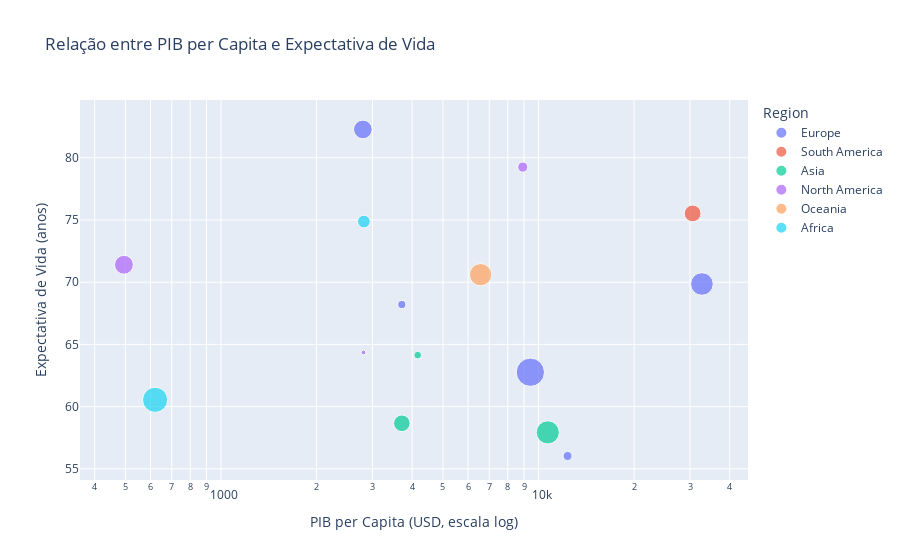
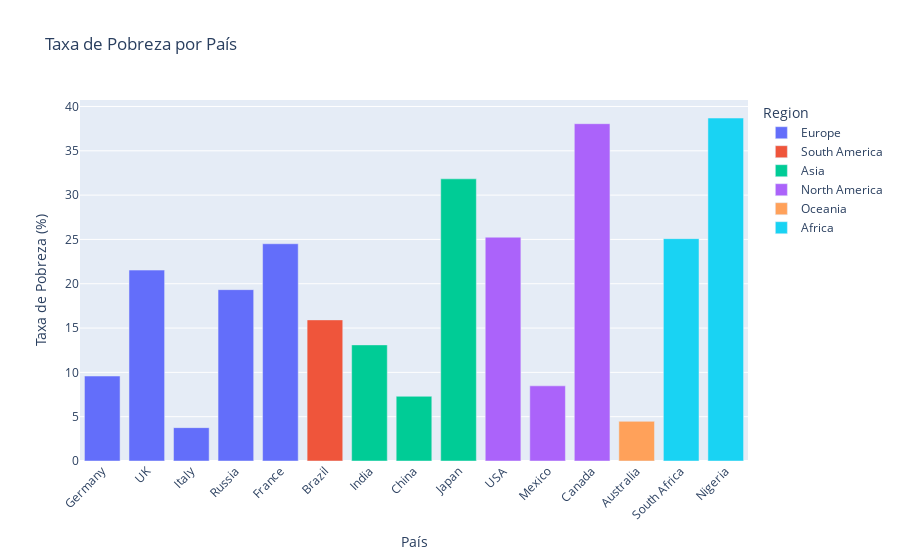
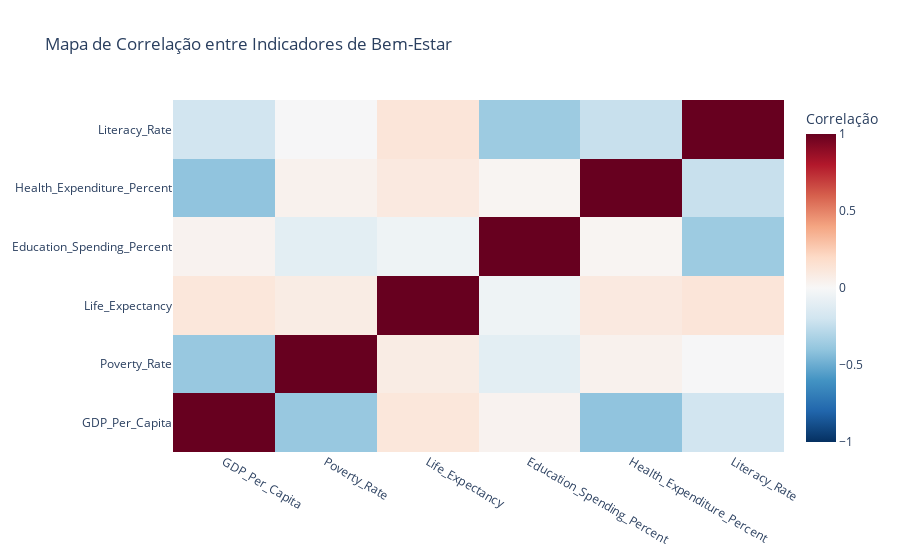
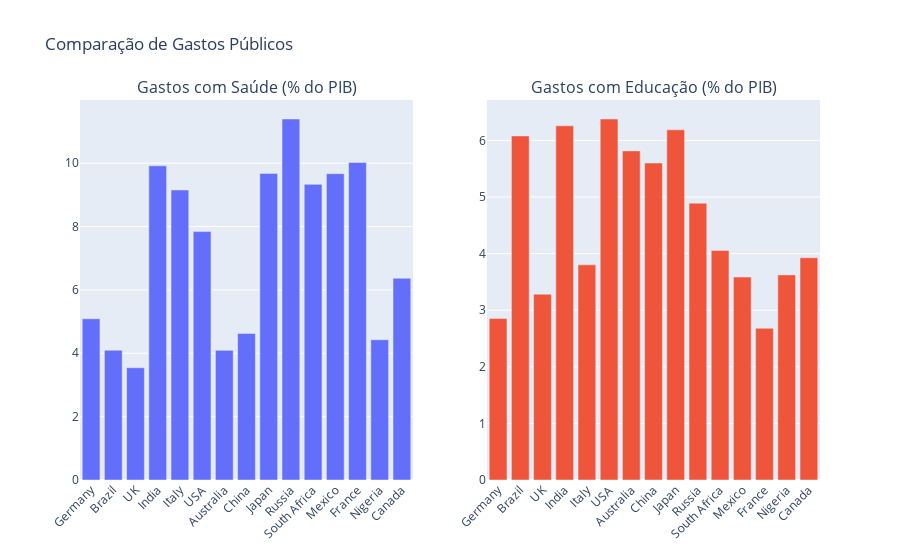

Write notebook code for charts like these, in order.
### Code cell
# 1. Gráfico de dispersão: PIB per capita vs Expectativa de Vida
fig1 = px.scatter(data, x='GDP_Per_Capita', y='Life_Expectancy',
                 size='Population', color='Region',
                 hover_name='Country', log_x=True,
                 title='Relação entre PIB per Capita e Expectativa de Vida',
                 labels={'GDP_Per_Capita': 'PIB per Capita (USD, escala log)', 
                         'Life_Expectancy': 'Expectativa de Vida (anos)'})
fig1.show()

# 2. Gráfico de barras: Taxa de pobreza por país
fig2 = px.bar(data, x='Country', y='Poverty_Rate', color='Region',
             title='Taxa de Pobreza por País',
             labels={'Poverty_Rate': 'Taxa de Pobreza (%)', 'Country': 'País'})
fig2.update_layout(xaxis_tickangle=-45)
fig2.show()

# 3. Mapa de correlações
corr_vars = ['GDP_Per_Capita', 'Poverty_Rate', 'Life_Expectancy', 
             'Education_Spending_Percent', 'Health_Expenditure_Percent', 'Literacy_Rate']
corr_matrix = data[corr_vars].corr()

fig3 = go.Figure(data=go.Heatmap(
                   z=corr_matrix,
                   x=corr_matrix.columns,
                   y=corr_matrix.columns,
                   colorscale='RdBu_r',
                   zmin=-1, zmax=1,
                   hoverongaps=False,
                   colorbar=dict(title="Correlação")))
fig3.update_layout(title='Mapa de Correlação entre Indicadores de Bem-Estar')
fig3.show()

# 4. Comparação entre gastos com saúde e educação
fig4 = make_subplots(rows=1, cols=2, 
                    subplot_titles=('Gastos com Saúde (% do PIB)', 'Gastos com Educação (% do PIB)'))

fig4.add_trace(go.Bar(x=data['Country'], y=data['Health_Expenditure_Percent'],
                     name='Saúde', marker_color=colors[0]), row=1, col=1)
fig4.add_trace(go.Bar(x=data['Country'], y=data['Education_Spending_Percent'],
                     name='Educação', marker_color=colors[1]), row=1, col=2)

fig4.update_layout(showlegend=False, title_text='Comparação de Gastos Públicos')
fig4.update_xaxes(tickangle=-45)
fig4.show()

# 5. CORREÇÃO: Gráfico de radar para comparar múltiplos indicadores por região
# Selecionar apenas colunas numéricas para o cálculo da média
numeric_cols = data.select_dtypes(include=[np.number]).columns.tolist()
region_means = data.groupby('Region')[numeric_cols].mean().reset_index()

# Normalizar os dados para o gráfico de radar
from sklearn.preprocessing import MinMaxScaler
scaler = MinMaxScaler()

radar_vars = ['Poverty_Rate', 'Life_Expectancy', 'Education_Spending_Percent', 
              'Health_Expenditure_Percent', 'Literacy_Rate']
radar_data = region_means[radar_vars]
radar_data_normalized = pd.DataFrame(scaler.fit_transform(radar_data), 
                                    columns=radar_data.columns, 
                                    index=radar_data.index)

# Inverter a pobreza para que valores mais altos sejam melhores
radar_data_normalized['Poverty_Rate'] = 1 - radar_data_normalized['Poverty_Rate']

fig5 = go.Figure()

for i, region in enumerate(region_means['Region']):
    fig5.add_trace(go.Scatterpolar(
        r=radar_data_normalized.loc[i].values,
        theta=radar_vars,
        fill='toself',
        name=region
    ))

fig5.update_layout(
    polar=dict(
        radialaxis=dict(
            visible=True,
            range=[0, 1]
        )),
    title='Comparação de Indicadores por Região (Valores Normalizados)',
    showlegend=True
)

fig5.show()

### Figure 1 — Plotly figure (JSON) as saved in the notebook; plotly's stock layout.template omitted (floating-point values rounded to 4 significant figures)
{"data": [{"hovertemplate": "<b>%{hovertext}</b><br><br>Region=Europe<br>PIB per Capita (USD, escala log)=%{x}<br>Expectativa de Vida (anos)=%{y}<br>Population=%{marker.size}<extra></extra>", "hovertext": ["Germany", "UK", "Italy", "Russia", "France"], "legendgroup": "Europe", "marker": {"color": "#636efa", "size": [867377394, 135987326, 1351148659, 110174313, 586878246], "sizemode": "area", "sizeref": 3378000.0, "symbol": "circle"}, "mode": "markers", "name": "Europe", "orientation": "v", "showlegend": true, "type": "scatter", "x": [32700.0, 12340.0, 9425.0, 3711.0, 2798.0], "xaxis": "x", "y": [69.86, 56.03, 62.76, 68.2, 82.28], "yaxis": "y"}, {"hovertemplate": "<b>%{hovertext}</b><br><br>Region=South America<br>PIB per Capita (USD, escala log)=%{x}<br>Expectativa de Vida (anos)=%{y}<br>Population=%{marker.size}<extra></extra>", "hovertext": ["Brazil"], "legendgroup": "South America", "marker": {"color": "#EF553B", "size": [477272473], "sizemode": "area", "sizeref": 3378000.0, "symbol": "circle"}, "mode": "markers", "name": "South America", "orientation": "v", "showlegend": true, "type": "scatter", "x": [30570.0], "xaxis": "x", "y": [75.53], "yaxis": "y"}, {"hovertemplate": "<b>%{hovertext}</b><br><br>Region=Asia<br>PIB per Capita (USD, escala log)=%{x}<br>Expectativa de Vida (anos)=%{y}<br>Population=%{marker.size}<extra></extra>", "hovertext": ["India", "China", "Japan"], "legendgroup": "Asia", "marker": {"color": "#00cc96", "size": [905790222, 98636744, 464390156], "sizemode": "area", "sizeref": 3378000.0, "symbol": "circle"}, "mode": "markers", "name": "Asia", "orientation": "v", "showlegend": true, "type": "scatter", "x": [10690.0, 4163.0, 3711.0], "xaxis": "x", "y": [57.93, 64.14, 58.66], "yaxis": "y"}, {"hovertemplate": "<b>%{hovertext}</b><br><br>Region=North America<br>PIB per Capita (USD, escala log)=%{x}<br>Expectativa de Vida (anos)=%{y}<br>Population=%{marker.size}<extra></extra>", "hovertext": ["USA", "Mexico", "Canada"], "legendgroup": "North America", "marker": {"color": "#ab63fa", "size": [174660954, 37810847, 599424036], "sizemode": "area", "sizeref": 3378000.0, "symbol": "circle"}, "mode": "markers", "name": "North America", "orientation": "v", "showlegend": true, "type": "scatter", "x": [8920.0, 2811.0, 494.8], "xaxis": "x", "y": [79.25, 64.35, 71.4], "yaxis": "y"}, {"hovertemplate": "<b>%{hovertext}</b><br><br>Region=Oceania<br>PIB per Capita (USD, escala log)=%{x}<br>Expectativa de Vida (anos)=%{y}<br>Population=%{marker.size}<extra></extra>", "hovertext": ["Australia"], "legendgroup": "Oceania", "marker": {"color": "#FFA15A", "size": [840735171], "sizemode": "area", "sizeref": 3378000.0, "symbol": "circle"}, "mode": "markers", "name": "Oceania", "orientation": "v", "showlegend": true, "type": "scatter", "x": [6571.0], "xaxis": "x", "y": [70.6], "yaxis": "y"}, {"hovertemplate": "<b>%{hovertext}</b><br><br>Region=Africa<br>PIB per Capita (USD, escala log)=%{x}<br>Expectativa de Vida (anos)=%{y}<br>Population=%{marker.size}<extra></extra>", "hovertext": ["South Africa", "Nigeria"], "legendgroup": "Africa", "marker": {"color": "#19d3f3", "size": [272766524, 1071701974], "sizemode": "area", "sizeref": 3378000.0, "symbol": "circle"}, "mode": "markers", "name": "Africa", "orientation": "v", "showlegend": true, "type": "scatter", "x": [2818.0, 620.2], "xaxis": "x", "y": [74.88, 60.55], "yaxis": "y"}], "layout": {"legend": {"itemsizing": "constant", "title": {"text": "Region"}, "tracegroupgap": 0}, "title": {"text": "Relação entre PIB per Capita e Expectativa de Vida"}, "xaxis": {"anchor": "y", "domain": [0, 1], "title": {"text": "PIB per Capita (USD, escala log)"}, "type": "log"}, "yaxis": {"anchor": "x", "domain": [0, 1], "title": {"text": "Expectativa de Vida (anos)"}}}}

### Figure 2 — Plotly figure (JSON) as saved in the notebook; plotly's stock layout.template omitted (floating-point values rounded to 4 significant figures)
{"data": [{"hovertemplate": "Region=Europe<br>País=%{x}<br>Taxa de Pobreza (%)=%{y}<extra></extra>", "legendgroup": "Europe", "marker": {"color": "#636efa", "pattern": {"shape": ""}}, "name": "Europe", "orientation": "v", "showlegend": true, "textposition": "auto", "type": "bar", "x": ["Germany", "UK", "Italy", "Russia", "France"], "xaxis": "x", "y": [9.588, 21.54, 3.765, 19.33, 24.51], "yaxis": "y"}, {"hovertemplate": "Region=South America<br>País=%{x}<br>Taxa de Pobreza (%)=%{y}<extra></extra>", "legendgroup": "South America", "marker": {"color": "#EF553B", "pattern": {"shape": ""}}, "name": "South America", "orientation": "v", "showlegend": true, "textposition": "auto", "type": "bar", "x": ["Brazil"], "xaxis": "x", "y": [15.92], "yaxis": "y"}, {"hovertemplate": "Region=Asia<br>País=%{x}<br>Taxa de Pobreza (%)=%{y}<extra></extra>", "legendgroup": "Asia", "marker": {"color": "#00cc96", "pattern": {"shape": ""}}, "name": "Asia", "orientation": "v", "showlegend": true, "textposition": "auto", "type": "bar", "x": ["India", "China", "Japan"], "xaxis": "x", "y": [13.1, 7.301, 31.84], "yaxis": "y"}, {"hovertemplate": "Region=North America<br>País=%{x}<br>Taxa de Pobreza (%)=%{y}<extra></extra>", "legendgroup": "North America", "marker": {"color": "#ab63fa", "pattern": {"shape": ""}}, "name": "North America", "orientation": "v", "showlegend": true, "textposition": "auto", "type": "bar", "x": ["USA", "Mexico", "Canada"], "xaxis": "x", "y": [25.25, 8.48, 38.06], "yaxis": "y"}, {"hovertemplate": "Region=Oceania<br>País=%{x}<br>Taxa de Pobreza (%)=%{y}<extra></extra>", "legendgroup": "Oceania", "marker": {"color": "#FFA15A", "pattern": {"shape": ""}}, "name": "Oceania", "orientation": "v", "showlegend": true, "textposition": "auto", "type": "bar", "x": ["Australia"], "xaxis": "x", "y": [4.472], "yaxis": "y"}, {"hovertemplate": "Region=Africa<br>País=%{x}<br>Taxa de Pobreza (%)=%{y}<extra></extra>", "legendgroup": "Africa", "marker": {"color": "#19d3f3", "pattern": {"shape": ""}}, "name": "Africa", "orientation": "v", "showlegend": true, "textposition": "auto", "type": "bar", "x": ["South Africa", "Nigeria"], "xaxis": "x", "y": [25.09, 38.69], "yaxis": "y"}], "layout": {"barmode": "relative", "legend": {"title": {"text": "Region"}, "tracegroupgap": 0}, "title": {"text": "Taxa de Pobreza por País"}, "xaxis": {"anchor": "y", "domain": [0, 1], "tickangle": -45, "title": {"text": "País"}}, "yaxis": {"anchor": "x", "domain": [0, 1], "title": {"text": "Taxa de Pobreza (%)"}}}}

### Figure 3 — Plotly figure (JSON) as saved in the notebook; plotly's stock layout.template omitted (floating-point values rounded to 4 significant figures)
{"data": [{"colorbar": {"title": {"text": "Correlação"}}, "colorscale": [[0, "rgb(5,48,97)"], [0.1, "rgb(33,102,172)"], [0.2, "rgb(67,147,195)"], [0.3, "rgb(146,197,222)"], [0.4, "rgb(209,229,240)"], [0.5, "rgb(247,247,247)"], [0.6, "rgb(253,219,199)"], [0.7, "rgb(244,165,130)"], [0.8, "rgb(214,96,77)"], [0.9, "rgb(178,24,43)"], [1, "rgb(103,0,31)"]], "hoverongaps": false, "type": "heatmap", "x": ["GDP_Per_Capita", "Poverty_Rate", "Life_Expectancy", "Education_Spending_Percent", "Health_Expenditure_Percent", "Literacy_Rate"], "y": ["GDP_Per_Capita", "Poverty_Rate", "Life_Expectancy", "Education_Spending_Percent", "Health_Expenditure_Percent", "Literacy_Rate"], "z": [[1.0, -0.3806, 0.1177, 0.03323, -0.4036, -0.1972], [-0.3806, 1.0, 0.08019, -0.1028, 0.04217, -0.007645], [0.1177, 0.08019, 1.0, -0.04524, 0.09647, 0.1263], [0.03323, -0.1028, -0.04524, 1.0, 0.01894, -0.3655], [-0.4036, 0.04217, 0.09647, 0.01894, 1.0, -0.2297], [-0.1972, -0.007645, 0.1263, -0.3655, -0.2297, 1.0]], "zmax": 1, "zmin": -1}], "layout": {"title": {"text": "Mapa de Correlação entre Indicadores de Bem-Estar"}}}

### Figure 4 — Plotly figure (JSON) as saved in the notebook; plotly's stock layout.template omitted (floating-point values rounded to 4 significant figures)
{"data": [{"marker": {"color": "#636EFA"}, "name": "Saúde", "type": "bar", "x": ["Germany", "Brazil", "UK", "India", "Italy", "USA", "Australia", "China", "Japan", "Russia", "South Africa", "Mexico", "France", "Nigeria", "Canada"], "xaxis": "x", "y": [5.09, 4.096, 3.544, 9.918, 9.155, 7.842, 4.092, 4.627, 9.678, 11.4, 9.332, 9.67, 10.02, 4.427, 6.368], "yaxis": "y"}, {"marker": {"color": "#EF553B"}, "name": "Educação", "type": "bar", "x": ["Germany", "Brazil", "UK", "India", "Italy", "USA", "Australia", "China", "Japan", "Russia", "South Africa", "Mexico", "France", "Nigeria", "Canada"], "xaxis": "x2", "y": [2.854, 6.079, 3.284, 6.258, 3.801, 6.378, 5.815, 5.601, 6.187, 4.892, 4.055, 3.585, 2.681, 3.624, 3.927], "yaxis": "y2"}], "layout": {"annotations": [{"font": {"size": 16}, "showarrow": false, "text": "Gastos com Saúde (% do PIB)", "x": 0.225, "xanchor": "center", "xref": "paper", "y": 1, "yanchor": "bottom", "yref": "paper"}, {"font": {"size": 16}, "showarrow": false, "text": "Gastos com Educação (% do PIB)", "x": 0.775, "xanchor": "center", "xref": "paper", "y": 1, "yanchor": "bottom", "yref": "paper"}], "showlegend": false, "title": {"text": "Comparação de Gastos Públicos"}, "xaxis": {"anchor": "y", "domain": [0, 0.45], "tickangle": -45}, "xaxis2": {"anchor": "y2", "domain": [0.55, 1], "tickangle": -45}, "yaxis": {"anchor": "x", "domain": [0, 1]}, "yaxis2": {"anchor": "x2", "domain": [0, 1]}}}
